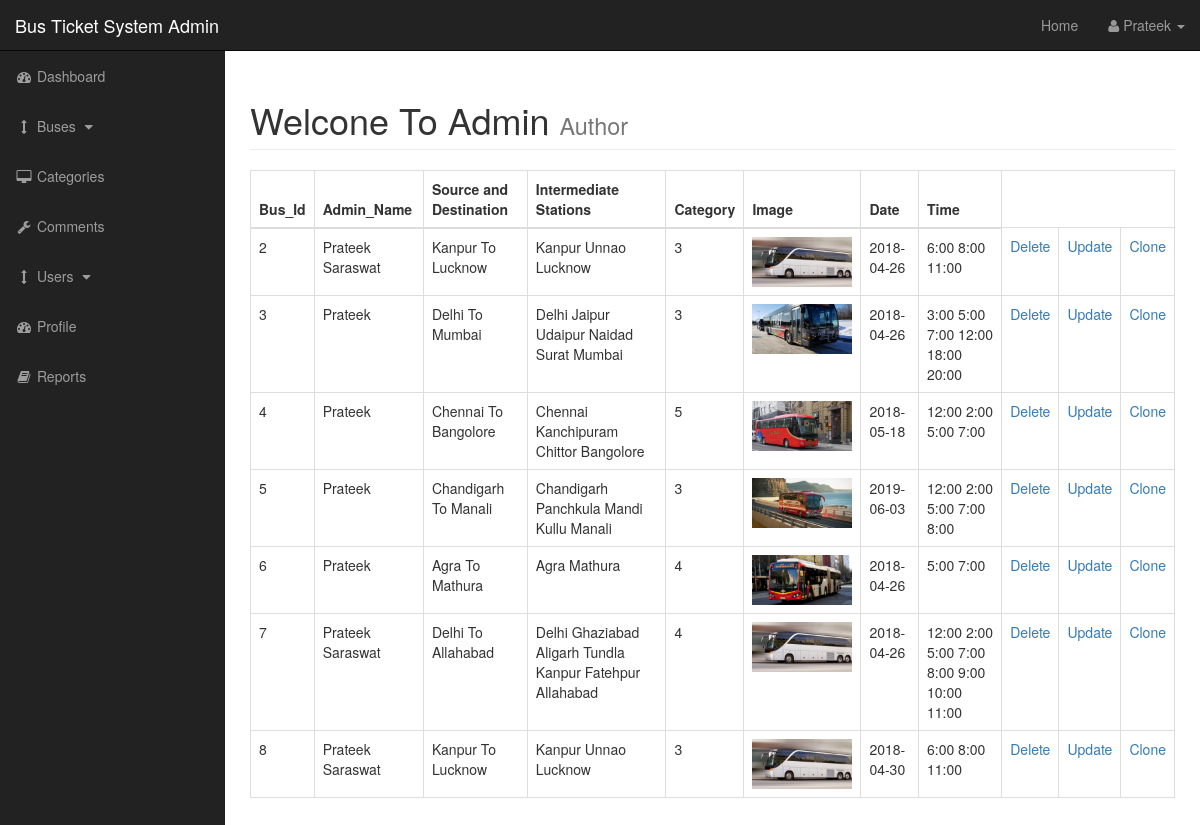
The app's page /admin/buses.php (signed in) with its own data.
### tables this page shows
CREATE TABLE `posts` (
  `post_id` int(3) NOT NULL,
  `post_category_id` int(3) NOT NULL,
  `post_title` varchar(255) NOT NULL,
  `post_author` varchar(255) NOT NULL,
  `post_date` date NOT NULL,
  `post_image` text NOT NULL,
  `post_content` text NOT NULL,
  `post_source` varchar(255) NOT NULL,
  `post_destination` varchar(255) NOT NULL,
  `post_via` varchar(255) NOT NULL,
  `post_via_time` varchar(255) NOT NULL,
  `post_query_count` int(3) NOT NULL,
  `max_seats` int(3) NOT NULL,
  `available_seats` int(3) NOT NULL
);

### admin/buses.php (the view, shortened to what this page needs)
<?php include"includes/admin_header.php"; ?>
    <div id="wrapper">
        <?php include"includes/admin_navigation.php"; ?>
        <div id="page-wrapper">
            <div class="container-fluid">
                <div class="row">
                    <div class="col-lg-12">
                        <h1 class="page-header">
                            Welcone To Admin
                            <small>Author</small>
                        </h1>
                        <?php
                        if (isset($_GET['source'])) {
                            $source = $_GET['source'];
                        }
                        else {
                            $source = "";
                        }
                        switch ($source) {
                            default: ?>
                                <table class="table table-bordered table-hover">
                                <thead>
                                    <tr>
                                        <th>Bus_Id</th>
                                        <th>Admin_Name</th>
                                        <th>Source and Destination</th>
                                        <th>Intermediate Stations</th>
                                        <th>Category</th>
                                        <th>Image</th>
                                        <th>Date</th>
                                        <th>Time</th>
                                    </tr>
                                </thead>
                                <tbody>
                                    <?php
                                        $query = "SELECT *  FROM  posts";
                                        $select_posts = mysqli_query($connection,$query);
                                        while($row = mysqli_fetch_assoc($select_posts)) {
                                            $bus_id = $row['post_id'];
                                            $admin_name = $row['post_author'];
                                            $source = $row['post_source'];
                                            $destination = $row['post_destination'];
                                            $intermediate_station = $row['post_via'];
                                            $category = $row['post_category_id'];
                                            $image = $row['post_image'];
                                            $date = $row['post_date'];
                                            $time = $row['post_via_time'];
                                        if ($date > date('Y-m-d')) {
                                     ?>
                                    <tr>
                                        <td><?php echo $bus_id ?></td>
                                        <td><?php echo $admin_name ?></td>
                                        <td><?php echo $source . " To ". $destination?></td>
                                        <td><?php echo $intermediate_station ?></td>
                                        <td><?php echo $category ?></td>
                                        <td><img width="100" src="../images/<?php echo $image ?>"></td>
                                        <td><?php echo $date ?></td>
                                        <td><?php echo $time ?></td>
                                        <?php echo "<td><a href='buses.php?delete=$bus_id'>Delete</a></td>"; ?>
                                        <?php echo "<td><a href='buses.php?source=update&bus_id=$bus_id'>Update</a></td>"; ?>
                                        <?php echo "<td><a href='buses.php?clone_bus_id=$bus_id'>Clone</a></td>"; ?>
                                    </tr>
                                    <?php } }?>
                                </tbody>
                                </table><?php
                                break;
                        }
                        ?>
                    </div>
                </div>
            </div>
        </div>
<?php include"includes/admin_footer.php"; ?>

### admin/includes/admin_header.php (shortened to what this page needs)
<!DOCTYPE html>
<html lang="en">
<head>
    <link href="css/bootstrap.min.css" rel="stylesheet">
    <link href="css/sb-admin.css" rel="stylesheet">
    <link href="font-awesome/css/font-awesome.min.css" rel="stylesheet" type="text/css">
</head>
<body>

### admin/includes/admin_navigation.php (shortened to what this page needs)
<nav class="navbar navbar-inverse navbar-fixed-top" role="navigation">
            <div class="navbar-header">
                <a class="navbar-brand" href="index.php">Bus Ticket System Admin</a>
            </div>
            <ul class="nav navbar-right top-nav">
                <li><a href="../index.php">Home</a></li>
                <li class="dropdown">
                    <a href="#" class="dropdown-toggle" data-toggle="dropdown"><i class="fa fa-user"></i> <?php echo ucfirst($_SESSION['s_username']); ?> <b class="caret"></b></a>
                </li>
            </ul>
            <div class="collapse navbar-collapse navbar-ex1-collapse">
                <ul class="nav navbar-nav side-nav">
                    <li>
                        <a href="index.php"><i class="fa fa-fw fa-dashboard"></i> Dashboard</a>
                    </li>
                    <li>
                        <a href="javascript:;" data-toggle="collapse" data-target="#demo"><i class="fa fa-fw fa-arrows-v"></i> Buses <i class="fa fa-fw fa-caret-down"></i></a>
                    </li>
                    <li>
                        <a href="categories.php"><i class="fa fa-fw fa-desktop"></i> Categories</a>
                    </li>
                    <li>
                        <a href="query.php"><i class="fa fa-fw fa-wrench"></i> Comments</a>
                    </li>
                    <li>
                        <a href="javascript:;" data-toggle="collapse" data-target="#demo1"><i class="fa fa-fw fa-arrows-v"></i> Users <i class="fa fa-fw fa-caret-down"></i></a>
                    </li>
                    <li>
                        <a href="../profile.php"><i class="fa fa-fw fa-dashboard"></i> Profile</a>
                    </li>
                    <li>
                        <a href="report.php"><i class="fa fa-fw fa-book"></i> Reports</a>
                    </li>
                </ul>
            </div>
        </nav>

### admin/includes/admin_footer.php (shortened to what this page needs)
</div>
</body>
</html>

### admin/css/sb-admin.css (style rules this page uses)
body { margin-top: 100px; background-color: #222; }
@media (min-width:768px) { body { margin-top: 50px; } }
#wrapper { padding-left: 0; }
#page-wrapper { width: 100%; padding: 0; background-color: #fff; }
@media (min-width:768px) { #wrapper { padding-left: 225px; } }
@media (min-width:768px) { #page-wrapper { padding: 10px; } }
.top-nav { padding: 0 15px; }
.top-nav>li { display: inline-block; float: left; }
.top-nav>li>a { padding-top: 15px; padding-bottom: 15px; line-height: 20px; color: #999; }
@media (min-width:768px) { .side-nav { position: fixed; top: 51px; left: 225px; width: 225px; margin-left: -225px; border: none; border-radius: 0; overflow-y: auto; background-color: #222; } }
@media (min-width:768px) { .side-nav>li>a { width: 225px; } }

### records on screen
posts: post_id "2", post_author "Prateek Saraswat", post_source "Kanpur", post_destination "Lucknow", post_via "Kanpur Unnao Lucknow", post_category "3", post_image (picture), post_date "2018-04-26", post_via_time "6:00 8:00 11:00"
posts: post_id "3", post_author "Prateek", post_source "Delhi", post_destination "Mumbai", post_via "Delhi Jaipur Udaipur Naidad Surat Mumbai", post_category "3", post_image (picture), post_date "2018-04-26", post_via_time "3:00 5:00 7:00 12:00 18:00 20:00"
posts: post_id "4", post_author "Prateek", post_source "Chennai", post_destination "Bangolore", post_via "Chennai Kanchipuram Chittor Bangolore", post_category "5", post_image (picture), post_date "2018-05-18", post_via_time "12:00 2:00 5:00 7:00"
posts: post_id "5", post_author "Prateek", post_source "Chandigarh", post_destination "Manali", post_via "Chandigarh Panchkula Mandi Kullu Manali", post_category "3", post_image (picture), post_date "2019-06-03", post_via_time "12:00 2:00 5:00 7:00 8:00"
posts: post_id "6", post_author "Prateek", post_source "Agra", post_destination "Mathura", post_via "Agra Mathura", post_category "4", post_image (picture), post_date "2018-04-26", post_via_time "5:00 7:00"
posts: post_id "7", post_author "Prateek Saraswat", post_source "Delhi", post_destination "Allahabad", post_via "Delhi Ghaziabad Aligarh Tundla Kanpur Fatehpur Allahabad", post_category "4", post_image (picture), post_date "2018-04-26", post_via_time "12:00 2:00 5:00 7:00 8:00 9:00 10:00 11:00"
posts: post_id "8", post_author "Prateek Saraswat", post_source "Kanpur", post_destination "Lucknow", post_via "Kanpur Unnao Lucknow", post_category "3", post_image (picture), post_date "2018-04-30", post_via_time "6:00 8:00 11:00"

### other values on screen
$_SESSION['s_username'] "Prateek"
